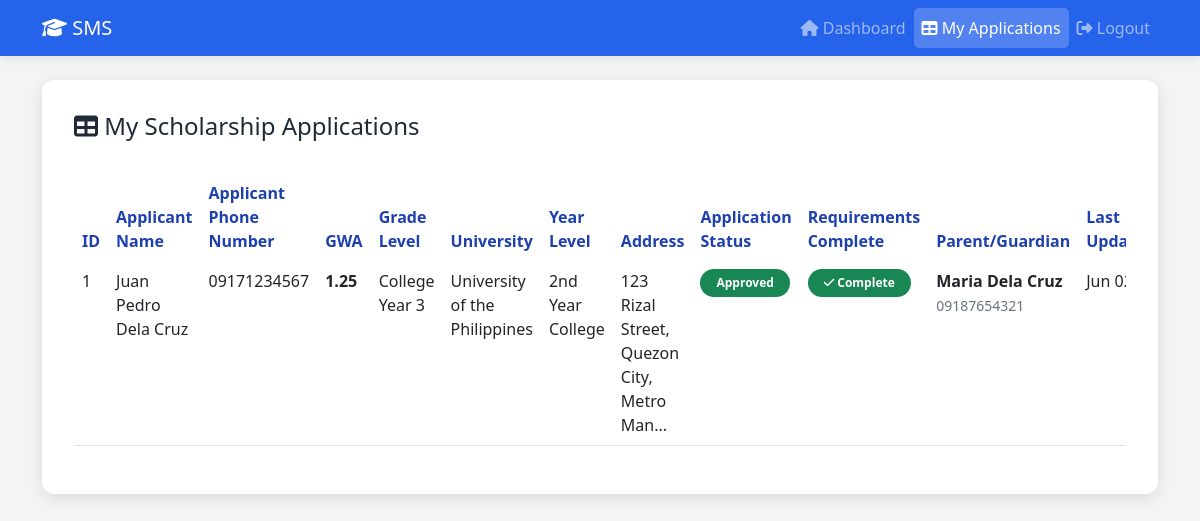
Page /read.php?university=University of the Philippines (signed in) on the committed database.
### tables this page shows
CREATE TABLE IF NOT EXISTS scholarship_applications (
    id INT AUTO_INCREMENT PRIMARY KEY,
    applicant_name VARCHAR(100) NOT NULL,
    applicant_phone VARCHAR(20),
    gwa DECIMAL(3,2),
    grade_level VARCHAR(50),
    university VARCHAR(150),
    year_level ENUM('1st Year College', '2nd Year College', '3rd Year College', '4th Year College'),
    address TEXT,
    application_status ENUM('Pending', 'Under Review', 'Approved', 'Rejected', 'Requirements Incomplete') DEFAULT 'Pending',
    requirements_complete BOOLEAN DEFAULT 0,
    parent_guardian_name VARCHAR(100),
    parent_guardian_contact VARCHAR(20),
    certificate_of_grades_uploaded BOOLEAN DEFAULT 0,
    certificate_of_registration_uploaded BOOLEAN DEFAULT 0,
    last_updated TIMESTAMP DEFAULT CURRENT_TIMESTAMP ON UPDATE CURRENT_TIMESTAMP,
    completed_at TIMESTAMP NULL,
    created_at TIMESTAMP DEFAULT CURRENT_TIMESTAMP
);

### read.php (the view, shortened to what this page needs)
<?php
require_once 'auth_check.php';
$university_filter = $_GET['university'] ?? '';
$user_role = $_SESSION['role'] ?? 'applicant';
$sql = "SELECT * FROM scholarship_applications WHERE 1=1";
$params = [];
if ($university_filter) {
    $sql .= " AND university = :university";
    $params['university'] = $university_filter;
}
$sql .= " ORDER BY created_at DESC";
$stmt = $conn->prepare($sql);
$stmt->execute($params);
$applications = $stmt->fetchAll();
?>
<!DOCTYPE html>
<html lang="en">
<head>
    <link href="https://cdn.jsdelivr.net/npm/bootstrap@5.3.0/dist/css/bootstrap.min.css" rel="stylesheet">
    <link rel="stylesheet" href="https://cdnjs.cloudflare.com/ajax/libs/font-awesome/6.4.0/css/all.min.css">
    <link rel="stylesheet" href="css/style.css">
</head>
<body>
    <nav class="navbar navbar-expand-lg navbar-dark bg-blue">
        <div class="container">
            <a class="navbar-brand" href="dashboard.php"><i class="fas fa-graduation-cap"></i> SMS</a>
            <div class="collapse navbar-collapse">
                <ul class="navbar-nav ms-auto">
                    <li class="nav-item">
                        <a class="nav-link" href="dashboard.php"><i class="fas fa-home"></i> Dashboard</a>
                    </li>
                    <li class="nav-item">
                        <a class="nav-link active" href="read.php">
                            <i class="fas fa-table"></i>
                            <?php echo $user_role == 'applicant' ? 'My Applications' : 'All Applicants'; ?>
                        </a>
                    </li>
                    <li class="nav-item">
                        <a class="nav-link" href="logout.php"><i class="fas fa-sign-out-alt"></i> Logout</a>
                    </li>
                </ul>
            </div>
        </div>
    </nav>
    <div class="container mt-4">
        <div class="content-card">
            <div class="d-flex justify-content-between align-items-center mb-4">
                <h4>
                    <i class="fas fa-table"></i>
                    <?php echo $user_role == 'admin' ? 'All Scholarship Applicants' : 'My Scholarship Applications'; ?>
                </h4>
            </div>
            <?php if (count($applications) > 0): ?>
            <div class="table-responsive">
                <table class="table table-hover">
                    <thead>
                        <tr>
                            <th>ID</th>
                            <th>Applicant Name</th>
                            <th>Applicant Phone Number</th>
                            <th>GWA</th>
                            <th>Grade Level</th>
                            <th>University</th>
                            <th>Year Level</th>
                            <th>Address</th>
                            <th>Application Status</th>
                            <th>Requirements Complete</th>
                            <th>Parent/Guardian</th>
                            <th>Last Updated/Completed</th>
                        </tr>
                    </thead>
                    <tbody>
                        <?php foreach ($applications as $app): ?>
                        <tr>
                            <td><?php echo $app['id']; ?></td>
                            <td><?php echo htmlspecialchars($app['applicant_name']); ?></td>
                            <td><?php echo htmlspecialchars($app['applicant_phone']); ?></td>
                            <td><strong><?php echo number_format($app['gwa'], 2); ?></strong></td>
                            <td><?php echo htmlspecialchars($app['grade_level']); ?></td>
                            <td><?php echo htmlspecialchars($app['university']); ?></td>
                            <td><?php echo htmlspecialchars($app['year_level']); ?></td>
                            <td><?php echo htmlspecialchars(substr($app['address'], 0, 40)) . (strlen($app['address']) > 40 ? '...' : ''); ?></td>
                            <td>
                                <span class="badge bg-<?php
                                    echo $app['application_status'] == 'Approved' ? 'success' :
                                        ($app['application_status'] == 'Pending' ? 'warning' :
                                        ($app['application_status'] == 'Rejected' ? 'danger' : 'secondary'));
                                ?>">
                                    <?php echo htmlspecialchars($app['application_status']); ?>
                                </span>
                            </td>
                            <td>
                                <?php if ($app['requirements_complete']): ?>
                                    <span class="badge bg-success"><i class="fas fa-check"></i> Complete</span>
                                <?php else: ?>
                                    <span class="badge bg-danger"><i class="fas fa-times"></i> Incomplete</span>
                                <?php endif; ?>
                            </td>
                            <td>
                                <?php if ($app['parent_guardian_name']): ?>
                                    <strong><?php echo htmlspecialchars($app['parent_guardian_name']); ?></strong><br>
                                    <small class="text-grey"><?php echo htmlspecialchars($app['parent_guardian_contact']); ?></small>
                                <?php else: ?>
                                    <span class="text-grey">N/A</span>
                                <?php endif; ?>
                            </td>
                            <td>
                                <?php if ($app['completed_at']): ?>
                                    <?php echo date('M d, Y H:i', strtotime($app['completed_at'])); ?>
                                <?php else: ?>
                                    <?php echo date('M d, Y H:i', strtotime($app['last_updated'])); ?>
                                <?php endif; ?>
                            </td>
                        </tr>
                        <?php endforeach; ?>
                    </tbody>
                </table>
            </div>
            <?php endif; ?>
        </div>
    </div>
</body>
</html>

### css/style.css (style rules this page uses)
:root { --primary-blue: #2563eb; --dark-blue: #1e40af; --light-blue: #dbeafe; --white: #ffffff; --grey: #6b7280; --light-grey: #f3f4f6; --dark-grey: #374151; --black: #1f2937; }
body { font-family: 'Segoe UI', Tahoma, Geneva, Verdana, sans-serif; background-color: var(--light-grey); color: var(--black); }
.text-grey { color: var(--grey); }
.bg-blue { background-color: var(--primary-blue) !important; box-shadow: 0 2px 10px rgba(0, 0, 0, 0.1); }
.nav-link.active { background-color: rgba(255, 255, 255, 0.2); border-radius: 5px; }
.content-card { background: var(--white); padding: 2rem; border-radius: 12px; box-shadow: 0 4px 15px rgba(0, 0, 0, 0.1); }
.table thead { background-color: var(--light-blue); }
.table th { font-weight: 700; color: var(--dark-blue); border: none; }
.badge { padding: 0.5rem 1rem; border-radius: 20px; font-weight: 600; }
.stat-card, .content-card, .welcome-section { animation: fadeIn 0.5s ease; }

### rows in the picture
scholarship_applications: id "1", applicant_name "Juan Pedro Dela Cruz", applicant_phone "09171234567", gwa "1.25", grade_level "College Year 3", university "University of the Philippines", year_level "2nd Year College", address "123 Rizal Street, Quezon City, Metro Man", application_status "Approved", requirements_complete 1 (drawn), parent_guardian_name "Maria Dela Cruz", parent_guardian_contact "09187654321", completed_at "Jun…"
